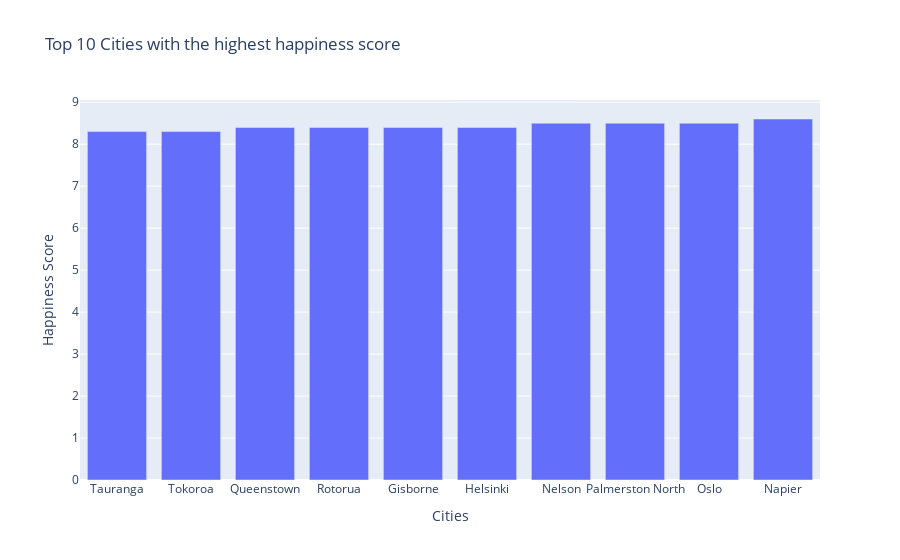

Notebook code for this chart:
### Code cell
fig = go.Figure([go.Bar(x=happiest['City'], y=happiest['Happiness_Score'])])
fig.update_layout(title="Top 10 Cities with the highest happiness score", xaxis_title="Cities",
    yaxis_title="Happiness Score")
fig.show()

### Figure 1 — Plotly figure (JSON) as saved in the notebook; plotly's stock layout.template omitted (floating-point values rounded to 4 significant figures)
{"data": [{"type": "bar", "x": ["Tauranga", "Tokoroa", "Queenstown", "Rotorua", "Gisborne", "Helsinki", "Nelson", "Palmerston North", "Oslo", "Napier"], "y": [8.3, 8.3, 8.4, 8.4, 8.4, 8.4, 8.5, 8.5, 8.5, 8.6]}], "layout": {"title": {"text": "Top 10 Cities with the highest happiness score"}, "xaxis": {"title": {"text": "Cities"}}, "yaxis": {"title": {"text": "Happiness Score"}}}}
